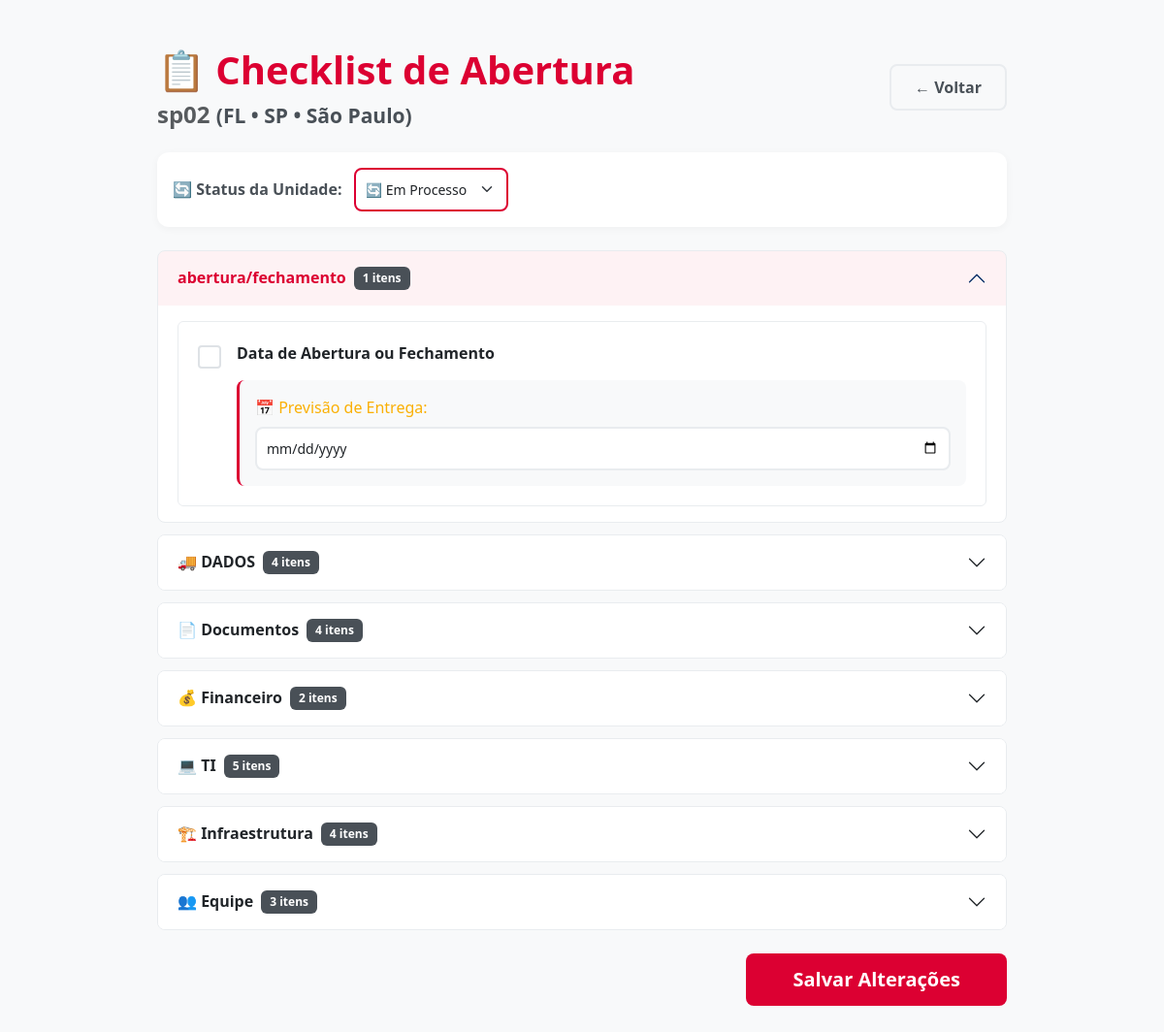
Screenshot of /gerenciar/2 with the database file from the repository.
### App.py (models this page shows)
class Unidade(db.Model):
    id = db.Column(db.Integer, primary_key=True)
    nome = db.Column(db.String(100), nullable=False)
    cidade = db.Column(db.String(50), nullable=False)
    uf = db.Column(db.String(2), nullable=False)
    tipo = db.Column(db.String(10), nullable=False)
    status_unidade = db.Column(db.String(20), default="processo")
    checklist_status = db.Column(db.Text, default="{}")

### App.py (the view, shortened to what this page needs)
@app.route('/gerenciar/<int:id>', methods=['GET', 'POST'])
def gerenciar(id):
    unidade = Unidade.query.get_or_404(id)
    status_salvo = {}
    if unidade.checklist_status and unidade.checklist_status != "{}":
        try:
            status_salvo = json.loads(unidade.checklist_status)
        except:
            status_salvo = {}
    atrasados = verificar_atrasados(unidade.checklist_status)
    return render_template('checklist.html',
                           unidade=unidade,
                           categorias=CATEGORIAS_REQUISITOS,
                           status_salvo=status_salvo,
                           status_unidade_opts=STATUS_UNIDADE,
                           atrasados=atrasados,
                           hoje=date.today().isoformat(),
                           gerar_id_seguro=gerar_id_seguro)

### App.py (called while the page is built)
def gerar_id_seguro(texto):
    texto_limpo = re.sub(r'[^\w\s]', '', texto)
    texto_limpo = re.sub(r'\s+', '_', texto_limpo)
    return texto_limpo.lower()

def verificar_atrasados(checklist_json):
    if not checklist_json or checklist_json == "{}":
        return []
    try:
        dados = json.loads(checklist_json)
    except:
        return []
    atrasados = []
    hoje = date.today().isoformat()
    for item, info in dados.items():
        if isinstance(info, dict):
            concluido = info.get('concluido', False)
            previsao = info.get('previsao', '')
            if not concluido and previsao and previsao < hoje:
                atrasados.append({
                    'nome': item,
                    'previsao': previsao,
                    'dias_atraso': (date.today() - date.fromisoformat(previsao)).days
                })
    return atrasados

@app.context_processor
def utility_processor():
    def now():
        return datetime.now()
    return dict(now=now)

### Templates/checklist.html (shortened to what this page needs)
<!DOCTYPE html>
<html lang="pt-br">
<head>
    <link href="https://cdn.jsdelivr.net/npm/bootstrap@5.3.0/dist/css/bootstrap.min.css" rel="stylesheet">
</head>
<body class="bg-light">
    <div class="container mt-5 mb-5" style="max-width: 900px;">
        <div class="d-flex justify-content-between align-items-center mb-4">
            <div>
                <h1 style="color: var(--primary); font-weight: 700;">📋 Checklist de Abertura</h1>
                <h4 class="text-muted mb-0">{{ unidade.nome }}
                    <small style="color: var(--gray-600);">({{ unidade.tipo }} • {{ unidade.uf }} • {{ unidade.cidade }})</small>
                </h4>
            </div>
            <a href="/" class="btn btn-outline-secondary">← Voltar</a>
        </div>
        <div class="card mb-4">
            <div class="card-body py-3">
                <label class="fw-bold me-2" style="color: var(--gray-600);">🔄 Status da Unidade:</label>
                <form method="POST" action="/gerenciar/{{ unidade.id }}" style="display: inline;">
                    <select name="status_unidade" class="form-select d-inline-block w-auto" onchange="this.form.submit()" style="border-color: var(--primary);">
                        {% for codigo, info in status_unidade_opts.items() %}
                            <option value="{{ codigo }}" {% if unidade.status_unidade == codigo %}selected{% endif %}>
                                {{ info.label }}
                            </option>
                        {% endfor %}
                    </select>
                </form>
            </div>
        </div>
        <form method="POST" id="checklistForm">
            <div class="accordion" id="accordionChecklist">
                {% for categoria, itens in categorias.items() %}
                <div class="accordion-item">
                    <h2 class="accordion-header" id="heading{{ loop.index }}">
                        <button class="accordion-button {% if not loop.first %}collapsed{% endif %}" type="button" data-bs-toggle="collapse" data-bs-target="#collapse{{ loop.index }}">
                            <strong>{{ categoria }}</strong>
                            <span class="badge bg-secondary ms-2">{{ itens|length }} itens</span>
                        </button>
                    </h2>
                    <div id="collapse{{ loop.index }}" class="accordion-collapse collapse {% if loop.first %}show{% endif %}" data-bs-parent="#accordionChecklist">
                        <div class="accordion-body">
                            <div class="list-group">
                                {% for item_config in itens %}
                                {% set item_nome = item_config.nome %}
                                {% set item_tipo = item_config.tipo %}
                                {% set item_id = gerar_id_seguro(item_nome) %}
                                {% if item_tipo == 'checkbox' %}
                                    {% set item_valor = status_salvo.get(item_nome, {}) %}
                                    {% if item_valor is mapping %}
                                        {% set concluido = item_valor.get('concluido', False) %}
                                        {% set previsao = item_valor.get('previsao', '') %}
                                    {% else %}
                                        {% set concluido = False %}
                                        {% set previsao = '' %}
                                    {% endif %}
                                    {% set eh_atrasado = false %}
                                    {% if not concluido and previsao and previsao < hoje %}
                                        {% set eh_atrasado = true %}
                                    {% endif %}
                                    <div class="list-group-item {% if concluido %}item-concluido{% endif %} {% if eh_atrasado %}item-atrasado{% endif %}">
                                        <div class="d-flex gap-3 align-items-start">
                                            <input class="form-check-input flex-shrink-0 mt-1"
                                                   type="checkbox"
                                                   name="req_{{ item_id }}"
                                                   id="req_{{ item_id }}"
                                                   onchange="toggleCampoData(this)"
                                                   {% if concluido %}checked{% endif %}>
                                            <div class="flex-grow-1">
                                                <label class="fw-bold d-block" for="req_{{ item_id }}">
                                                    {{ item_nome }}
                                                </label>
                                                <div class="campo-data">
                                                    <div class="campo-previsao" style="display: {% if concluido %}none{% else %}block{% endif %};">
                                                        <label class="form-label" style="color: var(--warning);">📅 Previsão de Entrega:</label>
                                                        <input type="date"
                                                               name="previsao_{{ item_id }}"
                                                               class="form-control"
                                                               value="{{ previsao }}">
                                                    </div>
                                                </div>
                                            </div>
                                        </div>
                                    </div>
                                {% endif %}
                                {% endfor %}
                            </div>
                        </div>
                    </div>
                </div>
                {% endfor %}
            </div>
            <div class="mt-4 text-end">
                <button type="submit" class="btn btn-success btn-lg px-5">Salvar Alterações</button>
            </div>
        </form>
    </div>
</body>
</html>

### Templates/checklist.html (style rules this page uses)
:root { --primary: #dc0032; --primary-dark: #b8002a; --primary-light: #ff1a4d; --gray-50: #f8f9fa; --gray-100: #f1f3f5; --gray-200: #e9ecef; --gray-300: #dee2e6; --gray-600: #495057; --gray-700: #343a40; --gray-800: #212529; --success: #dc0032; --warning: #fab005; --danger: #fa5252; }
* { font-family: 'Segoe UI', Tahoma, Geneva, Verdana, sans-serif; }
body { background: var(--gray-50); color: var(--gray-800); }
h1, h2, h3, h4, h5 { color: var(--gray-800); font-weight: 600; }
.card { border: none; border-radius: 12px; box-shadow: 0 2px 8px rgba(0,0,0,0.04); }
.accordion-button { font-weight: 600; padding: 1rem 1.25rem; background: white; border: none; }
.accordion-button:not(.collapsed) { background: rgba(220, 0, 50, 0.05); color: var(--primary); box-shadow: none; }
.accordion-item { border: 1px solid var(--gray-200) !important; border-radius: 8px !important; margin-bottom: 0.75rem; overflow: hidden; }
.list-group-item { border: 1px solid var(--gray-200); padding: 1.25rem; }
.form-check-input { width: 1.5em; height: 1.5em; border: 2px solid var(--gray-300); cursor: pointer; }
.campo-data { margin-top: 1rem; padding: 1rem; background: var(--gray-50); border-radius: 8px; border-left: 3px solid var(--primary); }
.form-control, .form-select { border: 2px solid var(--gray-200); border-radius: 8px; padding: 0.625rem; font-size: 0.875em; transition: all 0.3s ease; }
.btn-success { background: var(--success); border: none; padding: 0.75rem 2rem; border-radius: 8px; font-weight: 600; transition: all 0.3s ease; }
.btn-outline-secondary { border: 2px solid var(--gray-200); color: var(--gray-600); padding: 0.625rem 1.5rem; border-radius: 8px; font-weight: 600; text-decoration: none; transition: all 0.3s ease; }
.badge { padding: 0.5em 0.75em; border-radius: 6px; font-weight: 600; font-size: 0.75em; }
.bg-secondary { background: var(--gray-600) !important; }
h1 { color: var(--primary); font-weight: 700; }

### rows the page displays
Unidade: nome "sp02", tipo "FL", uf "SP", cidade "São Paulo", status_unidade "🔄 Em Processo"

### other values shown
{{ categoria }} "abertura/fechamento" "🚚 DADOS" "📄 Documentos" "💰 Financeiro" "💻 TI" "🏗️ Infraestrutura" "👥 Equipe"
{{ itens|length }} "1" "4" "4" "2" "5" "4" "3"
{{ item_nome }} "Data de Abertura ou Fechamento"
